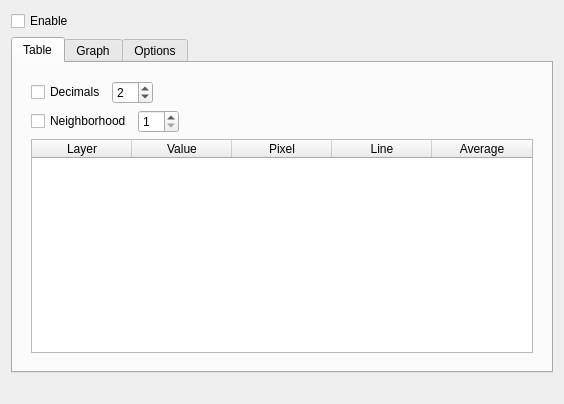
<?xml version="1.0" encoding="UTF-8"?>
<ui version="4.0">
 <class>ValueWidgetBase</class>
 <widget class="QWidget" name="ValueWidgetBase">
  <property name="geometry">
   <rect>
    <x>0</x>
    <y>0</y>
    <width>564</width>
    <height>404</height>
   </rect>
  </property>
  <property name="windowTitle">
   <string>Form</string>
  </property>
  <layout class="QVBoxLayout" name="verticalLayout">
   <item>
    <widget class="QCheckBox" name="cbxEnable">
     <property name="toolTip">
      <string>Can also be enabled using the &quot;Value Tool&quot; toolbar icon</string>
     </property>
     <property name="text">
      <string>Enable</string>
     </property>
    </widget>
   </item>
   <item>
    <widget class="QTabWidget" name="tabWidget">
     <property name="tabPosition">
      <enum>QTabWidget::North</enum>
     </property>
     <property name="currentIndex">
      <number>0</number>
     </property>
     <widget class="QWidget" name="tabWidgetPage1">
      <attribute name="title">
       <string>Table</string>
      </attribute>
      <layout class="QVBoxLayout" name="verticalLayout_2">
       <item>
        <widget class="QWidget" name="widget" native="true">
         <layout class="QVBoxLayout" name="verticalLayout_5">
          <item>
           <layout class="QHBoxLayout" name="horizontalLayout">
            <item>
             <widget class="QCheckBox" name="cbxDigits">
              <property name="toolTip">
               <string>Specify how many digits to show in table</string>
              </property>
              <property name="text">
               <string>Decimals</string>
              </property>
             </widget>
            </item>
            <item>
             <widget class="QSpinBox" name="spinDigits">
              <property name="sizePolicy">
               <sizepolicy hsizetype="Maximum" vsizetype="Fixed">
                <horstretch>0</horstretch>
                <verstretch>0</verstretch>
               </sizepolicy>
              </property>
              <property name="maximum">
               <number>99</number>
              </property>
              <property name="value">
               <number>2</number>
              </property>
             </widget>
            </item>
            <item>
             <spacer name="horizontalSpacer_2">
              <property name="orientation">
               <enum>Qt::Horizontal</enum>
              </property>
              <property name="sizeHint" stdset="0">
               <size>
                <width>40</width>
                <height>20</height>
               </size>
              </property>
             </spacer>
            </item>
           </layout>
          </item>
          <item>
           <layout class="QHBoxLayout" name="horizontalLayout_4">
            <item>
             <widget class="QCheckBox" name="cbxVoisinage">
              <property name="text">
               <string>Neighborhood</string>
              </property>
             </widget>
            </item>
            <item>
             <widget class="QSpinBox" name="spinBoxVoisinage">
              <property name="minimum">
               <number>1</number>
              </property>
             </widget>
            </item>
            <item>
             <spacer name="horizontalSpacer_5">
              <property name="orientation">
               <enum>Qt::Horizontal</enum>
              </property>
              <property name="sizeHint" stdset="0">
               <size>
                <width>40</width>
                <height>20</height>
               </size>
              </property>
             </spacer>
            </item>
           </layout>
          </item>
          <item>
           <widget class="QTableWidget" name="tableWidget">
            <column>
             <property name="text">
              <string>Layer</string>
             </property>
            </column>
            <column>
             <property name="text">
              <string>Value</string>
             </property>
            </column>
            <column>
             <property name="text">
              <string>Pixel</string>
             </property>
            </column>
            <column>
             <property name="text">
              <string>Line</string>
             </property>
            </column>
            <column>
             <property name="text">
              <string>Average</string>
             </property>
            </column>
           </widget>
          </item>
         </layout>
        </widget>
       </item>
      </layout>
     </widget>
     <widget class="QWidget" name="tabWidgetPage2">
      <attribute name="title">
       <string>Graph</string>
      </attribute>
      <layout class="QVBoxLayout" name="verticalLayout_3">
       <item>
        <widget class="QWidget" name="graphControls" native="true">
         <layout class="QHBoxLayout" name="horizontalLayout_2">
          <property name="leftMargin">
           <number>0</number>
          </property>
          <property name="topMargin">
           <number>0</number>
          </property>
          <property name="rightMargin">
           <number>0</number>
          </property>
          <property name="bottomMargin">
           <number>0</number>
          </property>
          <item>
           <widget class="QCheckBox" name="cbxStats">
            <property name="toolTip">
             <string>Compute min/max when layers are loaded</string>
            </property>
            <property name="text">
             <string>Stats</string>
            </property>
           </widget>
          </item>
          <item>
           <widget class="QLabel" name="label">
            <property name="text">
             <string>Y min</string>
            </property>
           </widget>
          </item>
          <item>
           <widget class="QLineEdit" name="leYMin"/>
          </item>
          <item>
           <widget class="QLabel" name="label_2">
            <property name="text">
             <string>Y max</string>
            </property>
           </widget>
          </item>
          <item>
           <widget class="QLineEdit" name="leYMax"/>
          </item>
          <item>
           <widget class="QComboBox" name="plotSelector">
            <property name="sizePolicy">
             <sizepolicy hsizetype="Minimum" vsizetype="Fixed">
              <horstretch>0</horstretch>
              <verstretch>0</verstretch>
             </sizepolicy>
            </property>
            <property name="toolTip">
             <string>Select plotting toolkit</string>
            </property>
           </widget>
          </item>
          <item>
           <spacer name="horizontalSpacer_3">
            <property name="orientation">
             <enum>Qt::Horizontal</enum>
            </property>
            <property name="sizeHint" stdset="0">
             <size>
              <width>40</width>
              <height>20</height>
             </size>
            </property>
           </spacer>
          </item>
         </layout>
        </widget>
       </item>
       <item>
        <widget class="QStackedWidget" name="stackedWidget">
         <property name="currentIndex">
          <number>-1</number>
         </property>
        </widget>
       </item>
      </layout>
     </widget>
     <widget class="QWidget" name="tabWidgetPage3">
      <attribute name="title">
       <string>Options</string>
      </attribute>
      <layout class="QVBoxLayout" name="verticalLayout_4">
       <item>
        <widget class="QCheckBox" name="cbxClick">
         <property name="toolTip">
          <string>Use this if plotting is slow (e.g. when using mpl Graph) or to select a particular point</string>
         </property>
         <property name="text">
          <string>mouse click to plot values</string>
         </property>
        </widget>
       </item>
       <item>
        <widget class="Line" name="line_2">
         <property name="orientation">
          <enum>Qt::Horizontal</enum>
         </property>
        </widget>
       </item>
       <item>
        <layout class="QGridLayout" name="gridLayout_2">
         <item row="2" column="0">
          <widget class="QLabel" name="label_4">
           <property name="text">
            <string>Show bands:</string>
           </property>
          </widget>
         </item>
         <item row="1" column="2">
          <spacer name="horizontalSpacer_4">
           <property name="orientation">
            <enum>Qt::Horizontal</enum>
           </property>
           <property name="sizeHint" stdset="0">
            <size>
             <width>40</width>
             <height>20</height>
            </size>
           </property>
          </spacer>
         </item>
         <item row="1" column="0">
          <widget class="QLabel" name="label_3">
           <property name="text">
            <string>Show layers:</string>
           </property>
          </widget>
         </item>
         <item row="1" column="1">
          <widget class="QComboBox" name="cbxLayers">
           <item>
            <property name="text">
             <string>Visible layers</string>
            </property>
           </item>
           <item>
            <property name="text">
             <string>All layers</string>
            </property>
           </item>
           <item>
            <property name="text">
             <string>Selected layers</string>
            </property>
           </item>
          </widget>
         </item>
         <item row="2" column="1">
          <widget class="QComboBox" name="cbxBands">
           <item>
            <property name="text">
             <string>All bands</string>
            </property>
           </item>
           <item>
            <property name="text">
             <string>Active bands</string>
            </property>
           </item>
           <item>
            <property name="text">
             <string>Selected bands</string>
            </property>
           </item>
          </widget>
         </item>
        </layout>
       </item>
       <item>
        <widget class="Line" name="line">
         <property name="orientation">
          <enum>Qt::Horizontal</enum>
         </property>
        </widget>
       </item>
       <item>
        <widget class="QLabel" name="label_5">
         <property name="text">
          <string>Select active layers and display options:</string>
         </property>
        </widget>
       </item>
       <item>
        <widget class="QTableWidget" name="tableWidget2">
         <property name="editTriggers">
          <set>QAbstractItemView::NoEditTriggers</set>
         </property>
         <column>
          <property name="text">
           <string/>
          </property>
          <property name="toolTip">
           <string>Select layers</string>
          </property>
         </column>
         <column>
          <property name="text">
           <string>Layer</string>
          </property>
         </column>
         <column>
          <property name="text">
           <string>#</string>
          </property>
          <property name="toolTip">
           <string>Select bands</string>
          </property>
         </column>
         <column>
          <property name="text">
           <string>Bands</string>
          </property>
         </column>
        </widget>
       </item>
       <item>
        <spacer name="verticalSpacer">
         <property name="orientation">
          <enum>Qt::Vertical</enum>
         </property>
         <property name="sizeHint" stdset="0">
          <size>
           <width>20</width>
           <height>40</height>
          </size>
         </property>
        </spacer>
       </item>
      </layout>
     </widget>
    </widget>
   </item>
   <item>
    <widget class="QLabel" name="labelStatus">
     <property name="text">
      <string/>
     </property>
    </widget>
   </item>
  </layout>
 </widget>
 <resources/>
 <connections/>
</ui>
